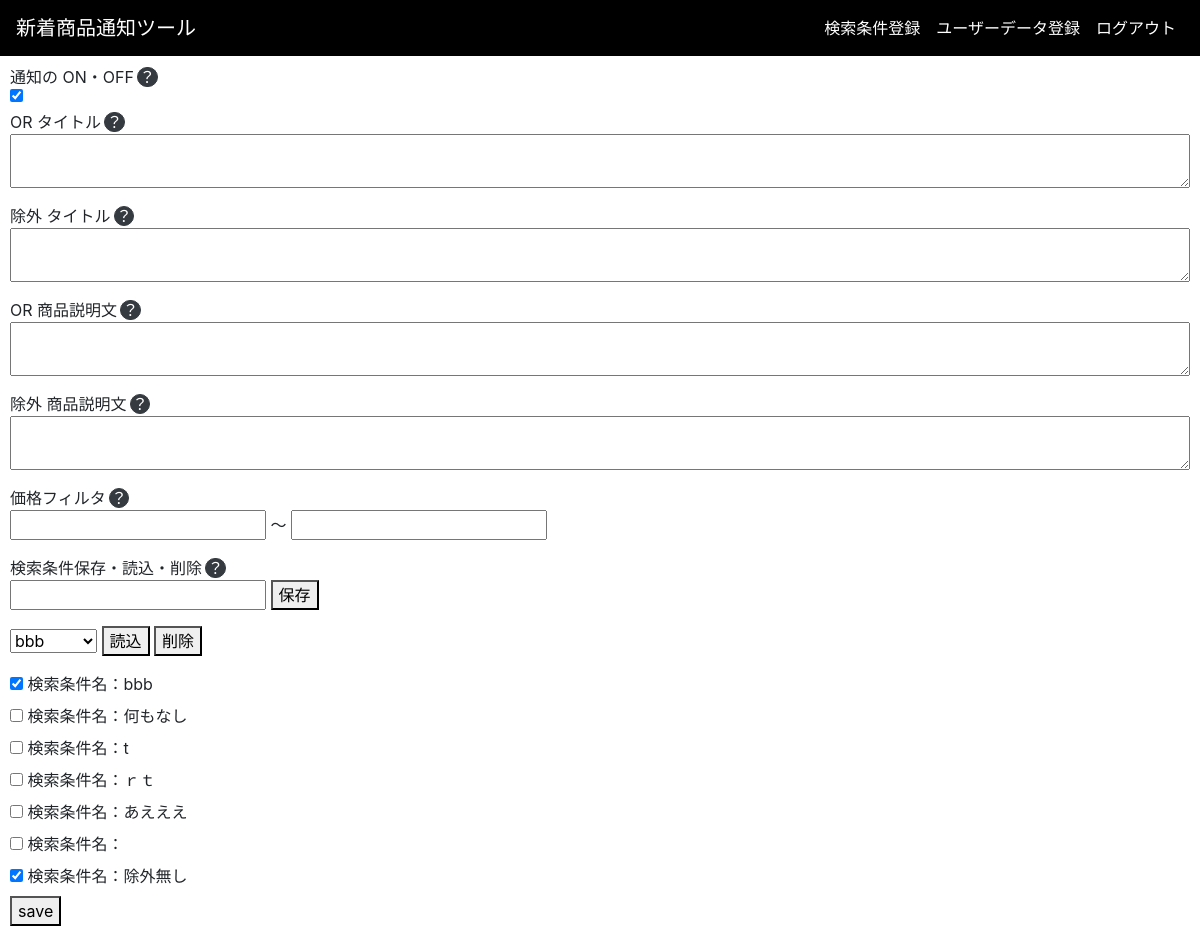
The page /v1/ (signed in) on the database its author committed.
### applications/models.py (models this page shows, shortened)
class SearchQueryModel(models.Model):
	objects=models.Manager()
	md_query_name=models.CharField(max_length=50,null=True)
	md_or_title=models.TextField(null=True)
	md_ex_title=models.TextField(null=True)
	md_or_desc=models.TextField(null=True)
	md_ex_desc=models.TextField(null=True)
	md_price_min=models.CharField(max_length=50,null=True)
	md_price_max=models.CharField(max_length=50,null=True)
	md_alert_sw=models.CharField(max_length=50,null=True)

### applications/views.py (the view, shortened to what this page needs)
# urls.py: path('v1/',views.input_v1,name='input'),
def input_v1(request):
	if request.user.is_authenticated:
		read_db=[]
		exists_db=SearchQueryModel.objects.all()
		dt_data={'exists_db':exists_db,
						 'read_db':read_db,
						 }
		return render(request, 'applications/input_v1.html', dt_data)
	else:
		return HttpResponseRedirect('/accounts/login/')

### templates/applications/input_v1.html (shortened to what this page needs)
{% load static %}
<html>
	<head>
		{% include 'base/head.html' %}
	</head>
	<body>
		{% include 'base/headder_navbar.html' %}
		<div class="between-headder-footer">
			<form method="post" action="">
				<div class="alert_sw_first">
					<span class="d-flex align-items-center">
						<span>通知の ON・OFF</span>
						<button type="button" class="btn btn-dark rounded-circle p-0 d-flex align-items-center  justify-content-center"
								style="width:1.3rem;height:1.3rem;position:relative;left:3px;"
								data-trigger="focus"
								data-placement="right"
								data-toggle="popover"
								data-html="true"
								data-content="URLには解析を行うために必要となる、表示件数(&n=)、ページ番号(&b=)、表示方法は「タイトルと画像」(&mode=2)、が含まれるようにお願い致します。<br>終了する曜日と時間帯についてはWebアプリにて指定可能なためURLには含めないようにお願い致します。">？
						</button>
					</span>
					<label>
						{% if read_db.md_alert_sw == "nocheck" %}
							<input type="checkbox" nocheck name="alert_sw_first" data-on="ON" data-off="OFF" data-toggle="toggle" data-onstyle="primary" data-offstyle="secondary">
						{% else %}
							<input type="checkbox" checked name="alert_sw_first" data-on="ON" data-off="OFF" data-toggle="toggle" data-onstyle="primary" data-offstyle="secondary">
						{% endif %}
					</label>
				</div>
				<p>
					<span class="d-flex align-items-center">
						<span>OR タイトル</span>
						<button type="button" class="btn btn-dark rounded-circle p-0 d-flex align-items-center  justify-content-center"
								style="width:1.3rem;height:1.3rem;position:relative;left:3px;"
								data-trigger="focus"
								data-placement="right"
								data-toggle="popover"
								data-html="true"
								data-content="URLには解析を行うために必要となる、表示件数(&n=)、ページ番号(&b=)、表示方法は「タイトルと画像」(&mode=2)、が含まれるようにお願い致します。<br>終了する曜日と時間帯についてはWebアプリにて指定可能なためURLには含めないようにお願い致します。">？
						</button>
					</span>
					<textarea name="or_title" class="textarea-width100" rows="2">{{ read_db.md_or_title }}</textarea>
				</p>
				<p>
					<span class="d-flex align-items-center">
						<span>除外 タイトル</span>
						<button type="button" class="btn btn-dark rounded-circle p-0 d-flex align-items-center  justify-content-center"
								style="width:1.3rem;height:1.3rem;position:relative;left:3px;"
								data-trigger="focus"
								data-placement="right"
								data-toggle="popover"
								data-html="true"
								data-content="URLには解析を行うために必要となる、表示件数(&n=)、ページ番号(&b=)、表示方法は「タイトルと画像」(&mode=2)、が含まれるようにお願い致します。<br>終了する曜日と時間帯についてはWebアプリにて指定可能なためURLには含めないようにお願い致します。">？
						</button>
					</span>
					<textarea name="ex_title" class="textarea-width100" rows="2">{{ read_db.md_ex_title }}</textarea>
				</p>
				<p>
					<span class="d-flex align-items-center">
						<span>OR 商品説明文</span>
						<button type="button" class="btn btn-dark rounded-circle p-0 d-flex align-items-center  justify-content-center"
								style="width:1.3rem;height:1.3rem;position:relative;left:3px;"
								data-trigger="focus"
								data-placement="right"
								data-toggle="popover"
								data-html="true"
								data-content="URLには解析を行うために必要となる、表示件数(&n=)、ページ番号(&b=)、表示方法は「タイトルと画像」(&mode=2)、が含まれるようにお願い致します。<br>終了する曜日と時間帯についてはWebアプリにて指定可能なためURLには含めないようにお願い致します。">？
						</button>
					</span>
					<textarea name="or_desc" class="textarea-width100" rows="2">{{ read_db.md_or_desc }}</textarea>
				</p>
				<p>
					<span class="d-flex align-items-center">
						<span>除外 商品説明文</span>
						<button type="button" class="btn btn-dark rounded-circle p-0 d-flex align-items-center  justify-content-center"
								style="width:1.3rem;height:1.3rem;position:relative;left:3px;"
								data-trigger="focus"
								data-placement="right"
								data-toggle="popover"
								data-html="true"
								data-content="URLには解析を行うために必要となる、表示件数(&n=)、ページ番号(&b=)、表示方法は「タイトルと画像」(&mode=2)、が含まれるようにお願い致します。<br>終了する曜日と時間帯についてはWebアプリにて指定可能なためURLには含めないようにお願い致します。">？
						</button>
					</span>
					<textarea name="ex_desc" class="textarea-width100" rows="2">{{ read_db.md_ex_desc }}</textarea>
				</p>
				<p>
					<span class="d-flex align-items-center">
						<span>価格フィルタ</span>
						<button type="button" class="btn btn-dark rounded-circle p-0 d-flex align-items-center  justify-content-center"
										style="width:1.3rem;height:1.3rem;position:relative;left:3px;"
										data-trigger="focus"
										data-placement="right"
										data-toggle="popover"
										data-html="true"
										data-content="OFFにした状態であれば、テキストボックスに数値が入力された状態でも絞り込みは行われません。<br>数値以外は入力不可で上下キーで0.1毎に増減可能です。<br>ストアURLで解析を行う場合は無効となります。">？
						</button>
					</span>
						<input type="number" name="price_min" value={{ read_db.md_price_min }} min="0" max="" step="1">
						<span>～</span>
						<input type="number" name="price_max" value={{ read_db.md_price_max }} min="0" max="" step="1">
				</p>
				<span class="d-flex align-items-center">
						<span>検索条件保存・読込・削除</span>
						<button type="button" class="btn btn-dark rounded-circle p-0 d-flex align-items-center  justify-content-center"
										style="width:1.3rem;height:1.3rem;position:relative;left:3px;"
										data-trigger="focus"
										data-placement="right"
										data-toggle="popover"
										data-html="true"
										data-content="テキストボックスに検索条件名を入力して「保存」ボタンをクリックすると検索条件に名前を付けて保存が可能です。<br>保存した検索条件名をプルダウンで選択して「読込」「削除」が可能です。<br>">？
						</button>
					</span>
				<p>
					<input type="text" name="query_name">
					<button type="submit" name="db_action_btn" value='save'>保存</button>
				</p>
				<p>
					<select name="select_db_data">
						{% for item in exists_db %}
							<option value={{ item.id }}>{{ item.md_query_name }}</option>
						{% endfor %}
					</select>
					<button type="submit" name="db_action_btn" value='read'>読込</button>
					<button type="submit" name="db_action_btn" value='delete' onclick="return sametab_conf('')">削除</button>
				</p>
				{% for item in exists_db %}
					<div class="alert_sw_all">
						<label>
							<input type="checkbox" {{ item.md_alert_sw }} value={{ item.id }} name="alert_sw_all" data-on="ON" data-off="OFF" data-toggle="toggle" data-onstyle="primary" data-offstyle="secondary">
							検索条件名：{{ item.md_query_name }}
						</label>
					</div>
				{% endfor %}
				<button type="submit" name="db_action_btn" value='alert_sw'>save</button>
			</form>
		</div>
	</body>
</html>

### templates/base/head.html (shortened to what this page needs)
{% load static %}
<link href="{% static 'css/default.css' %}" rel="stylesheet">
<link rel="stylesheet" href="https://cdn.rawgit.com/maechabin/bootstrap-material-button-color/master/dist/cb-materialbtn.0.5.5.min.css">
<link href="//maxcdn.bootstrapcdn.com/font-awesome/4.1.0/css/font-awesome.min.css" rel="stylesheet">
<link href="https://cdn.jsdelivr.net/gh/gitbrent/bootstrap4-toggle@3.6.1/css/bootstrap4-toggle.min.css" rel="stylesheet">
<link rel="stylesheet" href="https://cdn.jsdelivr.net/npm/bootstrap@4.5.3/dist/css/bootstrap.min.css">

### templates/base/headder_navbar.html (shortened to what this page needs)
<nav class="navbar navbar-expand-lg navbar-dark mb-4" style="background-color:#000000;">
	<a class="navbar-brand" href="{% url 'app_urls:input' %}">新着商品通知ツール</a>
	<div class="collapse navbar-collapse justify-content-end" id="navbarSupportedContent">
	<ul class="navbar-nav">
		<li class="nav-item active">
		<a class="nav-link" href="{% url 'app_urls:input' %}">検索条件登録</a>
		</li>
		<li class="nav-item active">
		<a class="nav-link" href="{% url 'app_urls:userdata' %}">ユーザーデータ登録</a>
		</li>
		<li class="nav-item active">
		<a class="nav-link" href="{% url 'logout' %}">ログアウト</a>
		</li>
	</ul>
	</div>
</nav>

### static/css/default.css (style rules this page uses)
.between-headder-footer { padding-top:-15px; margin-top:-15px; padding-left:5px; margin-left:5px; padding-right:5px; margin-right:5px; }
.textarea-width100 { width:100%; }

### rows shown on the page
SearchQueryModel: md_query_name "bbb"
SearchQueryModel: md_query_name "何もなし"
SearchQueryModel: md_query_name "t"
SearchQueryModel: md_query_name "ｒｔ"
SearchQueryModel: md_query_name "あえええ"
SearchQueryModel: md_query_name "除外無し"

### other values the page prints
form field select_db_data "bbb"
